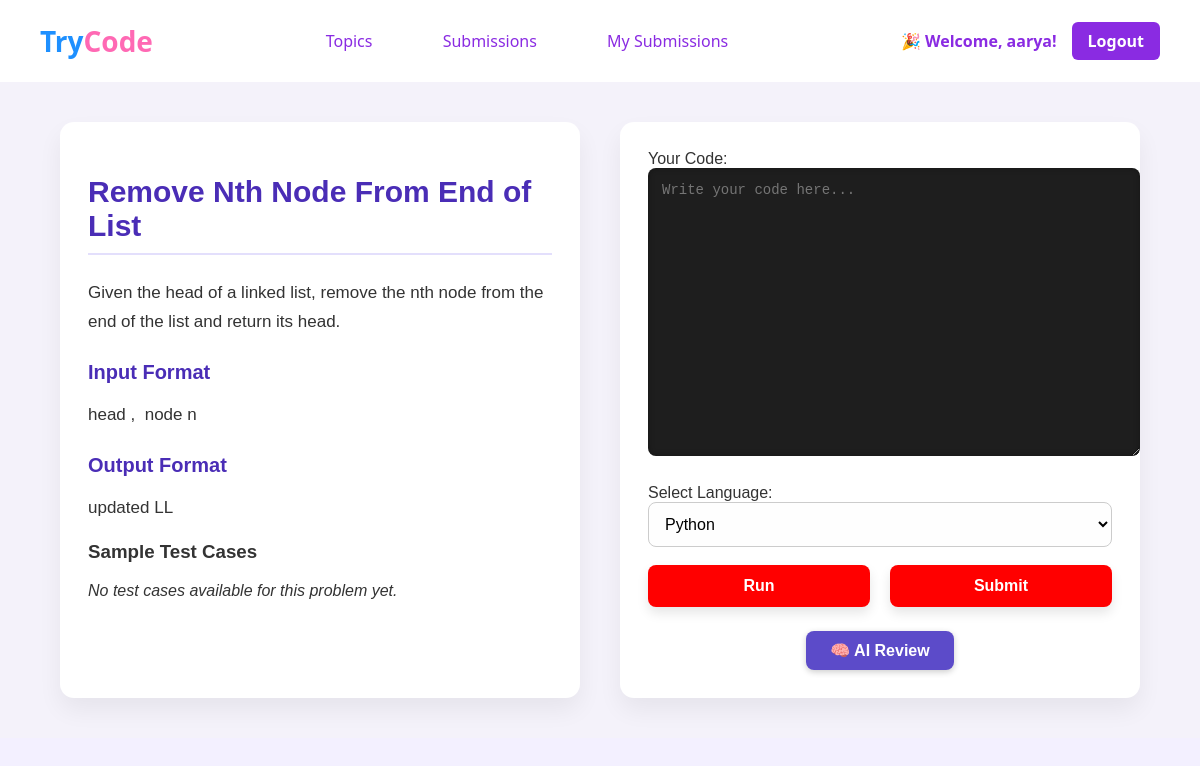
Before: /problems/6/ (signed in) with the older database file.
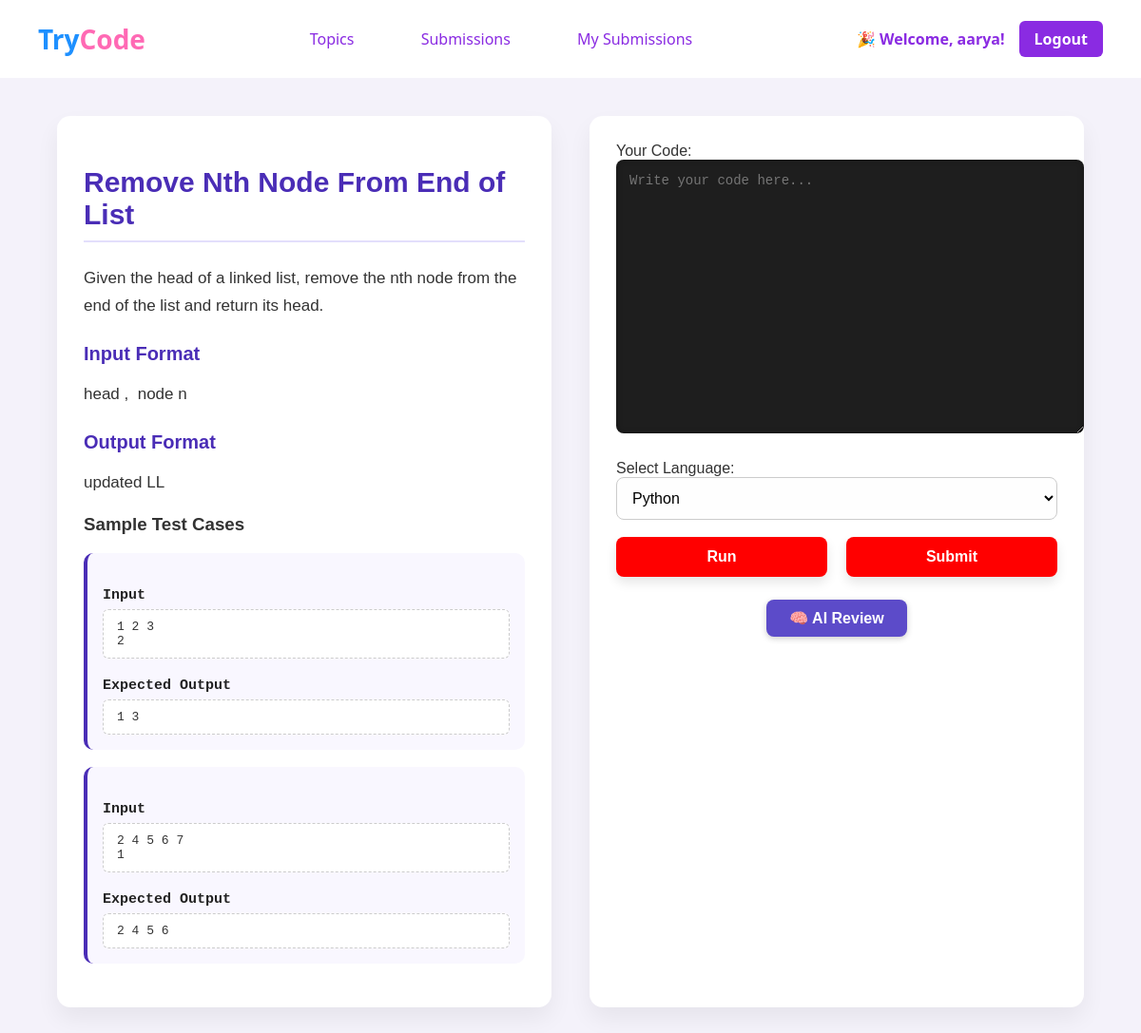
After: the same page with the newer database file.
### authentication/models.py (models this page shows, shortened)
class TestCase(models.Model):
    problem = models.ForeignKey(Problem, on_delete=models.CASCADE, related_name='testcases')
    input_data = models.TextField()
    expected_output = models.TextField()

### authentication/views.py (the view, shortened to what this page needs)
# urls.py: path('problems/<int:problem_id>/', views.problem_detail_view, name='problem_detail'),
@login_required
def problem_detail_view(request, problem_id):
    problem = get_object_or_404(Problem, id=problem_id)
    testcases = problem.testcases.all()
    verdict = None
    testcase_results = []
    summary_verdicts = []
    action = None
    return render(request, 'problem_page.html', {
        'problem': problem,
        'testcases': testcases,
        'action': 'view'
    })

### authentication/templates/problem_page.html (shortened to what this page needs)
{% extends "home.html" %}
{% block content %}
<div class="problem-page">
  <div class="left-panel">
    <h2>{{ problem.title }}</h2>
    <p class="problem-description">{{ problem.description }}</p>
    <div class="format-section">
      <h4>Input Format</h4>
      <p>{{ problem.input_format }}</p>
    </div>
    <div class="format-section">
      <h4>Output Format</h4>
      <p>{{ problem.output_format }}</p>
    </div>
    <div class="testcase-block">
      <h3>Sample Test Cases</h3>
      {% for tc in testcases|slice:":2" %}
        <div class="testcase">
          <div class="testcase-section">
            <h4>Input</h4>
            <div class="testcase-content">{{ tc.input_data }}</div>
          </div>
          <div class="testcase-section">
            <h4>Expected Output</h4>
            <div class="testcase-content">{{ tc.expected_output }}</div>
          </div>
        </div>
      {% empty %}
        <p><em>No test cases available for this problem yet.</em></p>
      {% endfor %}
    </div>
  </div>
  <div class="right-panel">
    <form method="POST" action="{% url 'problem_detail' problem.id %}">
      <label for="code">Your Code:</label>
      <textarea name="code" id="code" required placeholder="Write your code here...">{{ code }}</textarea>
      <label for="language">Select Language:</label>
      <select name="language" required>
        <option value="python" {% if language == "python" %}selected{% endif %}>Python</option>
      </select>
      <div class="button-bar">
        <button type="submit" name="action" value="run">Run</button>
        <button type="submit" name="action" value="submit">Submit</button>
      </div>
    </form>
    <form method="post" action="{% url 'ai_review' %}" style="text-align:center; margin-top: 24px;">
      <button type="submit" style="
        background-color: #5c4bc9;
        color: white;
        padding: 10px 24px;
        font-weight: bold;
        font-size: 16px;
        border: none;
        border-radius: 8px;
        cursor: pointer;
        box-shadow: 0 2px 6px rgba(0,0,0,0.2);
      ">🧠 AI Review</button>
    </form>
  </div>
</div>
{% endblock %}

Changed rows visible on the page:
added TestCase: input_data "1 2 3 2", expected_output "1 3"
added TestCase: input_data "2 4 5 6 7 1", expected_output "2 4 5 6"
Other visible differences:
text no longer shown: "No test cases available for this problem yet."
